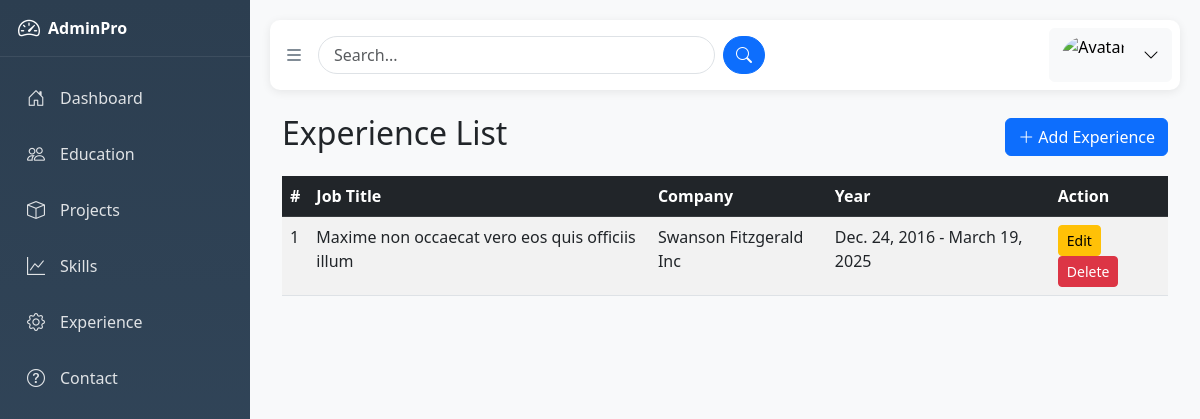
The page /experiences/ on the database its author committed.
### app/models.py (models this page shows, shortened)
class experienceModel(models.Model):
    user = models.ForeignKey(CustomUserModel, on_delete=models.CASCADE, related_name='experiences')
    job_title = models.CharField(max_length=200)
    company_name = models.CharField(max_length=200)
    location = models.CharField(max_length=100, null=True, blank=True)
    start_date = models.DateField()
    end_date = models.DateField(null=True, blank=True)
    description = models.TextField()
    created_at = models.DateTimeField(auto_now_add=True)
    updated_at = models.DateTimeField(auto_now=True)

### app/views.py (the view)
# urls.py: path('experiences/', experience_list, name='experience_list'),
def experience_list(request):
    experiences = experienceModel.objects.all()
    return render(request, 'backend/experience_list.html', {'experiences': experiences})

### app/templates/backend/experience_list.html
{% extends 'backend/base.html' %}
{% block content %}
<div class="container mt-4">
    <div class="d-flex justify-content-between align-items-center mb-3">
        <h2>Experience List</h2>
        <a href="{% url 'add_experience' %}" class="btn btn-primary">
            <i class="bi bi-plus-lg"></i> Add Experience
        </a>
    </div>
    <table class="table table-striped table-hover">
        <thead class="table-dark">
            <tr>
                <th>#</th>
                <th>Job Title</th>
                <th>Company</th>
                <th>Year</th>
                <th>Action</th>
            </tr>
        </thead>
        <tbody>
            {% for experience in experiences %}
                <tr>
                    <td>{{ forloop.counter }}</td>
                    <td>{{ experience.job_title }}</td>
                    <td>{{ experience.company_name }}</td>
                    <td>{{ experience.start_date }} - {{ experience.end_date }}</td>
                    <td>
                        <a href="{% url 'edit_experience' experience.id %}" class="btn btn-sm btn-warning">Edit</a>
                        <a href="{% url 'delete_experience' experience.id %}" class="btn btn-sm btn-danger"
                                onclick="return confirm('Are you sure you want to delete this experience entry?');">
                            Delete
                        </a>
                    </td>
                </tr>
            {% empty %}
                <tr>
                    <td colspan="5" class="text-center text-muted">No experience records found.</td>
                </tr>
            {% endfor %}
        </tbody>
    </table>
</div>
{% endblock %}

### app/templates/backend/base.html (style rules this page uses)
:root { --sidebar-width: 250px; --sidebar-width-collapsed: 70px; --nav-item-height: 50px; }
body { font-family: 'Segoe UI', Tahoma, Geneva, Verdana, sans-serif; background: #f8f9fa; }

### rows shown on the page
experienceModel: job_title "Maxime non occaecat vero eos quis officiis illum", company_name "Swanson Fitzgerald Inc", start_date "Dec. 24, 2016", end_date "March 19, 2025"
